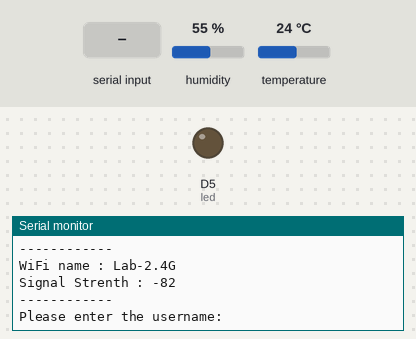
Recording of a sketch running on a simulated ESP8266 (NodeMCU). Parts: output pins drawn as LEDs (lit = HIGH), the last lines printed to the serial monitor. The test bench sets the inputs (shaded band); at power-on: humidity 55 %, temperature 24 °C. WiFi joins after 1.5 s; servers stay silent unless stated; a WiFi scan finds three made-up networks; uploads are accepted with an empty reply.

Above: at 2.8 s.
2.9 s: "1" received over Serial
At 4.3 s:
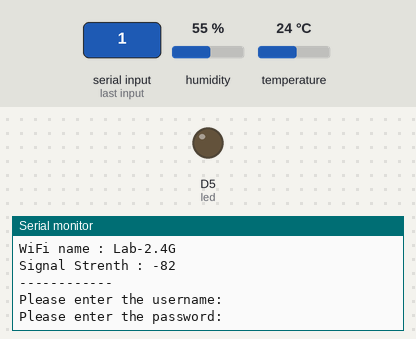
5.4 s: "0" received over Serial
At 9.0 s:
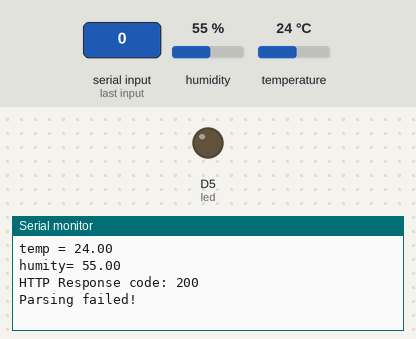

Measured:
- after the input at 2.9 s, the serial monitor: prints a new line after 1.0 s (image 1)
- after the input at 5.4 s, the serial monitor: prints a new line after 1.0 s (image 2)

The sketch:

task0.ino
```cpp
#include <ESP8266WiFi.h>
#include <ESP8266HTTPClient.h>
#include <WiFiClient.h>
#include <DHT.h>
#include <ArduinoJson.h>
#define DHTPIN D3

#define led D5
DHT dht(DHTPIN, DHT11);

const char* ssid ;
const char* password;
const char* serverName = "http://remote-monitoring-api.herokuapp.com/reading";
//const char* serverName = "http://192.168.1.7:3000/reading";
unsigned long lastTime = 0;
unsigned long timerDelay = 2000;
char char_array_user[255];
char char_array_pass[255];
char *data[]={char_array_user,char_array_pass};
int network_num = 0;

void control_led (){
      WiFiClient client;
      HTTPClient http;
      //String serverPath = "http://192.168.1.7:3000/";
      String serverPath = "http://remote-monitoring-api.herokuapp.com/control/alarm";

      http.begin(client, serverPath.c_str());
      int httpResponseCode = http.GET();
      String payload = http.getString();
      Serial.println(payload);
      const size_t capacity = JSON_OBJECT_SIZE(1)+ 60;
      DynamicJsonBuffer jsonBuffer(capacity);
      JsonObject& root = jsonBuffer.parseObject(payload);
      if (!root.success()) {
        Serial.println(F("Parsing failed!"));
        return;
      }
      Serial.println(F("alarm:"));Serial.println(root["alarm"].as<char*>());
      String is_set = root["alarm"].as<char*>();
      if(is_set == "1"){
          digitalWrite(led,HIGH);
        }else{
          digitalWrite(led,LOW);
          }
  }

char* serial_tochar(int choose_data) {
    while(Serial.available()==0) { }
    String str =Serial.readString();
    str.toCharArray(data[choose_data], str.length());
    return data[choose_data];
  }
void connect_wifi() {
    char * username;
    Serial.println("Please enter the username: ");
    username = strtok(serial_tochar(0), " ");
    char * password;
    Serial.println("Please enter the password: ");
    password = strtok(serial_tochar(1), " ");
    WiFi.begin(username, password);

    uint8_t i = 0;
    while(WiFi.status() != WL_CONNECTED && i < 20) {
      Serial.print(".");
      delay(500);
      i++;
    }
  }

void print_wifi(){
  network_num = WiFi.scanNetworks();
  Serial.print("number of network equal :");
  Serial.println(network_num);
  for (int i=0;i<network_num;i++){
    Serial.print("WiFi name : ");
    Serial.println(WiFi.SSID(i));
    Serial.print("Signal Strenth : ");
    Serial.println(WiFi.RSSI(i));
    Serial.println("------------");
    }
  }
void setup() {
  Serial.begin(115200);
  print_wifi();
  connect_wifi();
  pinMode(led,OUTPUT);
  Serial.println("Connecting....");
  while(WiFi.status() != WL_CONNECTED) {
    delay(500);
    Serial.print(".");
  }
  Serial.println("");
  Serial.print("Connected to WiFi network with IP Address: ");
  Serial.println(WiFi.localIP());
  Serial.println("Timer set to 2 seconds (timerDelay variable), it will take 5 seconds before publishing the first reading.");
}


void loop() {
  //Send an HTTP POST request every 10 minutes
  if ((millis() - lastTime) > timerDelay) {
    //Check WiFi connection status
    if(WiFi.status()== WL_CONNECTED){
      WiFiClient client;
      HTTPClient http;
      http.begin(client, serverName);
      // Specify content-type header
      //http.addHeader("Content-Type", "application/x-www-form-urlencoded");
      // Data to send with HTTP POST
      //String httpRequestData = "api_key=tPmAT5Ab3j7F9&sensor=BME280&value1=24.25&value2=49.54&value3=1005.14";
      // Send HTTP POST request
      //int httpResponseCode = http.POST(httpRequestData);
      // If you need an HTTP request with a content type: application/json, use the following:
      http.addHeader("Content-Type", "application/json");
      String json ;
      float h = dht.readHumidity();
      float t = dht.readTemperature();
      if (isnan(h) || isnan(t))
         {
              return;
         }
      Serial.print("temp = ");
      Serial.println(t);
      Serial.print("humity= ");
      Serial.println(h);
      json = "{\"timestamp\":\"" + String(millis()) + "\",";
      json +="\"humidity\":\"" + String(h) + "\",";
      json += "\"temperature\":\"" + String(t) + "\"}";
      int httpResponseCode = http.POST(json);

      // If you need an HTTP request with a content type: text/plain
      //http.addHeader("Content-Type", "text/plain");
      //int httpResponseCode = http.POST("Hello, World!");

      Serial.print("HTTP Response code: ");
      Serial.println(httpResponseCode);

      // Free resources
      http.end();
      control_led();
    }
    else {
      Serial.println("WiFi Disconnected");
    }
    lastTime = millis();
  }
}
```
